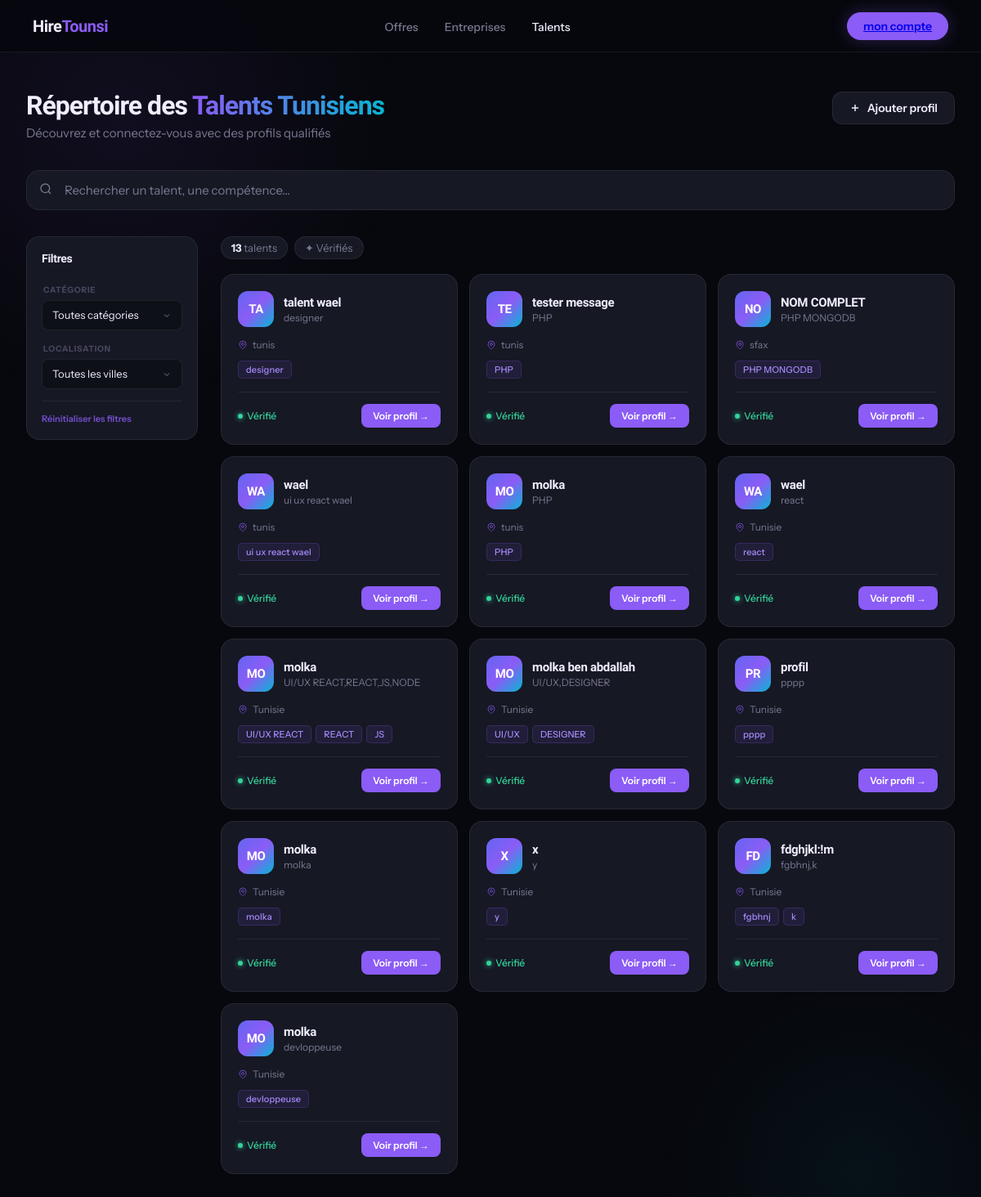
The app's page /talents.php with its own data.
### tables this page shows
CREATE TABLE `talents` (
  `id` int(11) NOT NULL,
  `name` varchar(100) DEFAULT NULL,
  `skill` varchar(100) DEFAULT NULL,
  `description` text DEFAULT NULL,
  `status` varchar(20) DEFAULT 'pending',
  `user_id` int(11) DEFAULT NULL,
  `email` varchar(255) DEFAULT NULL,
  `phone` varchar(255) DEFAULT NULL,
  `city` varchar(255) DEFAULT NULL,
  `photo` varchar(255) DEFAULT NULL
);

### talents.php (the view, shortened to what this page needs)
<?php
include "config.php";
$stmt = $pdo->query("SELECT * FROM talents WHERE status='approved' ORDER BY id DESC");
$talents = $stmt->fetchAll();
?>
<!DOCTYPE html>
<html lang="fr">
<head>
</head>
<body>
<nav>
  <a href="index.html" class="nav-logo">Hire<span>Tounsi</span></a>
  <ul class="nav-links">
    <li><a href="jobs.php">Offres</a></li>
    <li><a href="#">Entreprises</a></li>
    <li><a href="talents.php" style="color:var(--text)">Talents</a></li>
  </ul>
  <button class="btn-connect"><a href="dashboard.php">mon compte</a></button>
</nav>
<main>
  <div class="page-header">
    <div class="page-header-text">
      <h2>Répertoire des <span>Talents Tunisiens</span></h2>
      <p>Découvrez et connectez-vous avec des profils qualifiés</p>
    </div>
    <a href="add_talent.php" class="btn-add">
      <svg width="14" height="14" viewBox="0 0 24 24" fill="none" stroke="currentColor" stroke-width="2.5"><path d="M12 5v14M5 12h14"/></svg>
      Ajouter profil
    </a>
  </div>
  <div class="search-wrapper">
    <span class="search-icon">
    </span>
    <input id="searchInput" class="search-input" placeholder="Rechercher un talent, une compétence…">
  </div>
  <div class="layout">
    <div class="sidebar">
      <div class="sidebar-title">Filtres</div>
      <div class="sidebar-label">Catégorie</div>
      <select class="filter-select" id="filterSkill">
        <option value="">Toutes catégories</option>
      </select>
      <div class="sidebar-label">Localisation</div>
      <select class="filter-select" id="filterCity">
        <option value="">Toutes les villes</option>
      </select>
      <div class="sidebar-divider"></div>
      <button class="sidebar-reset" id="resetFilters">Réinitialiser les filtres</button>
    </div>
    <div>
      <div class="stats-strip">
        <div class="stat-chip"><b id="countDisplay"><?= count($talents) ?></b> talent<?= count($talents)>1?'s':'' ?></div>
        <div class="stat-chip">✦ Vérifiés</div>
      </div>
      <div class="card-grid" id="cardGrid">
        <?php foreach($talents as $t): ?>
        <div class="card"
          data-name="<?= strtolower(htmlspecialchars($t['name'])) ?>"
          data-skill="<?= strtolower(htmlspecialchars($t['skill'])) ?>"
          data-city="<?= strtolower(htmlspecialchars($t['city'] ?? '')) ?>"
        >
          <div class="card-top">
            <div class="avatar"><?= strtoupper(substr($t['name'], 0, 2)) ?></div>
            <div>
              <div class="card-name"><?= htmlspecialchars($t['name']) ?></div>
              <div class="card-role"><?= htmlspecialchars($t['skill']) ?></div>
            </div>
          </div>
          <div class="card-location">
            <svg width="12" height="12" viewBox="0 0 24 24" fill="none" stroke="currentColor" stroke-width="2"><path d="M20 10c0 6-8 12-8 12s-8-6-8-12a8 8 0 0 1 16 0Z"/><circle cx="12" cy="10" r="3"/></svg>
            <?= htmlspecialchars($t['city'] ?? 'Tunisie') ?>
          </div>
          <div class="tags">
            <?php
              $skills = explode(",", $t['skill']);
              foreach(array_slice($skills, 0, 3) as $s):
                if(trim($s)):
            ?>
              <span class="tag"><?= htmlspecialchars(trim($s)) ?></span>
            <?php endif; endforeach; ?>
          </div>
          <div class="card-footer">
            <div class="verified-badge">
              <span class="verified-dot"></span>
              Vérifié
            </div>
            <a href="profiletalents.php?id=<?= $t['id'] ?>" class="btn-profile">Voir profil →</a>
          </div>
        </div>
        <?php endforeach; ?>
      </div>
    </div>
  </div>
</main>
</body>
</html>

### records on screen
talents: name "TA", name "talent wael", skill "designer", city "tunis"
talents: name "TE", name "tester message", skill "PHP", city "tunis"
talents: name "NO", name "NOM COMPLET", skill "PHP MONGODB", city "sfax"
talents: name "WA", name "wael", skill "ui ux react wael", city "tunis"
talents: name "MO", name "molka", skill "PHP", city "tunis"
talents: name "WA", name "wael", skill "react", city "Tunisie"
talents: name "MO", name "molka", skill "UI/UX REACT,REACT,JS,NODE", city "Tunisie", skill "UI/UX REACT", skill "REACT", skill "JS"
talents: name "MO", name "molka ben abdallah", skill "UI/UX,DESIGNER", city "Tunisie", skill "UI/UX", skill "DESIGNER"
talents: name "PR", name "profil", skill "pppp", city "Tunisie"
talents: name "MO", name "molka", skill "molka", city "Tunisie"
talents: name "X", name "x", skill "y", city "Tunisie"
talents: name "FD", name "fdghjkl:!m", skill "fgbhnj,k", city "Tunisie", skill "fgbhnj", skill "k"
talents: name "MO", name "molka", skill "devloppeuse", city "Tunisie"

### other values on screen
count($talents) "13"
